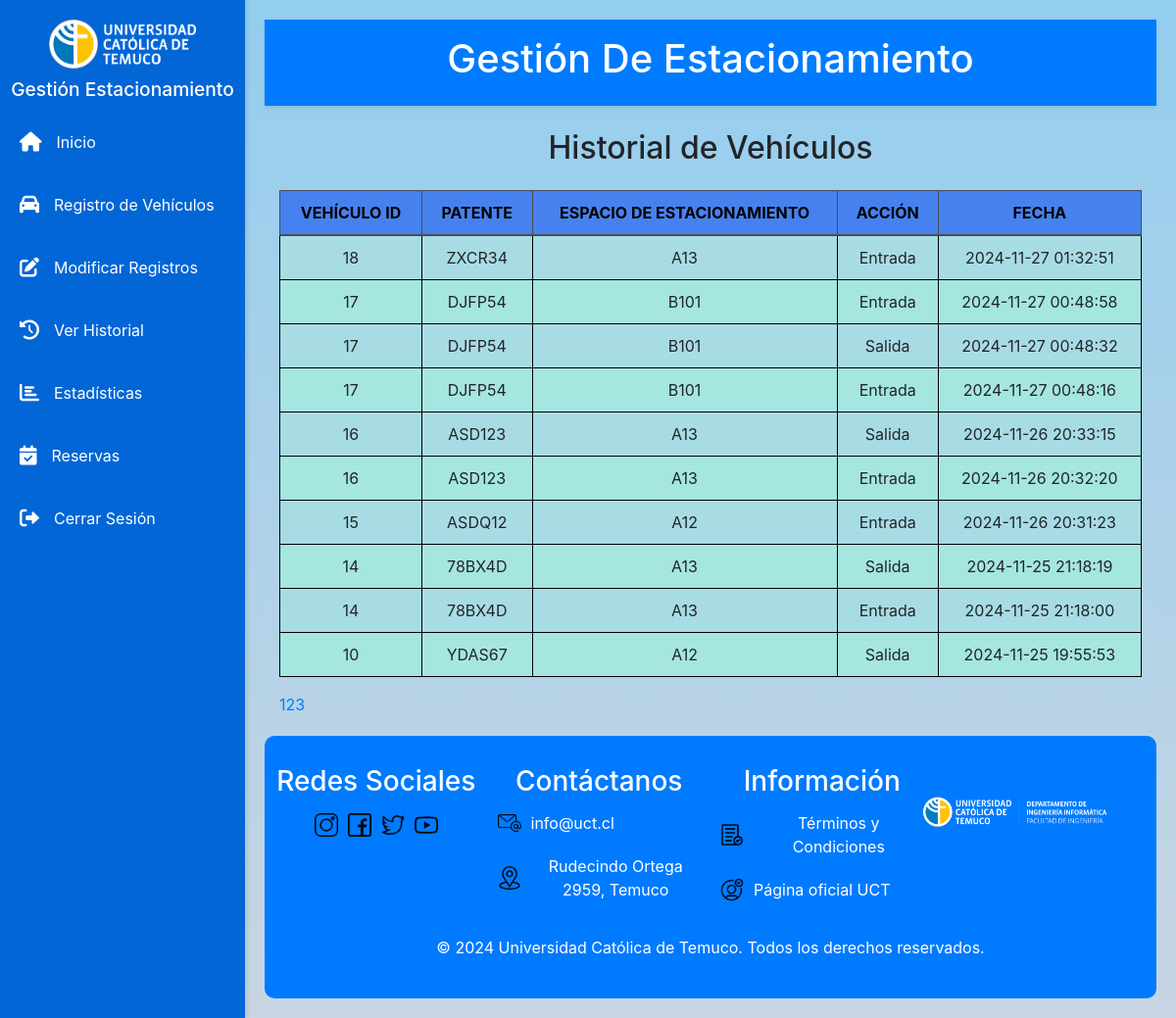
Screenshot of /estructura/views/ver_historial_vehiculos.php?page=2 with the database file from the repository.
### tables this page shows
CREATE TABLE `INFO1170_HistorialRegistros` (
  `IdRegistro` int(11) NOT NULL,
  `IdVehiculo` int(11) NOT NULL,
  `fecha` timestamp NOT NULL DEFAULT current_timestamp() ON UPDATE current_timestamp(),
  `accion` enum('Entrada','Salida') NOT NULL
);

CREATE TABLE `INFO1170_VehiculosRegistrados` (
  `id` int(11) NOT NULL,
  `nombre` varchar(100) NOT NULL,
  `apellido` varchar(100) NOT NULL,
  `patente` varchar(20) NOT NULL,
  `espacio_estacionamiento` varchar(20) NOT NULL
);

### estructura/views/ver_historial_vehiculos.php (the view, shortened to what this page needs)
<?php
include(VIEWS_PATH . '/components/cabecera.php');
?>
<link rel="stylesheet" href="<?php echo CSS_PATH; ?>/estilos_footer.css">
<h2 class="text-center my-4">Historial de Vehículos</h2>
<div class="container">
    <table class="table table-striped">
        <thead class="thead-dark">
            <tr>
                <th>Vehículo ID</th>
                <th>Patente</th>
                <th>Espacio de Estacionamiento</th>
                <th>Acción</th>
                <th>Fecha</th>
            </tr>
        </thead>
        <tbody>
            <?php
            require_once MODELS_PATH . '/conex.php';
            $limit = 10;
            $page = isset($_GET['page']) ? $_GET['page'] : 1;
            $offset = ($page - 1) * $limit;
            $query = "SELECT
                            hr.IdVehiculo,
                            vr.patente,
                            vr.espacio_estacionamiento,
                            hr.fecha,
                            hr.accion
                      FROM
                            INFO1170_HistorialRegistros hr
                      JOIN
                            INFO1170_VehiculosRegistrados vr ON hr.IdVehiculo = vr.id
                            ORDER BY hr.fecha DESC
                      LIMIT $limit OFFSET $offset";
            $result = $conexion->query($query);
            if ($result->num_rows > 0) {
                while ($row = $result->fetch_assoc()) {
                    echo "<tr>
                            <td>{$row['IdVehiculo']}</td>
                            <td>{$row['patente']}</td>
                            <td>{$row['espacio_estacionamiento']}</td>
                            <td>{$row['accion']}</td>
                            <td>{$row['fecha']}</td>
                          </tr>";
                }
            } else {
                echo "<tr><td colspan='5' class='text-center'>No hay registros</td></tr>";
            }
            ?>
        </tbody>
    </table>
    <div class="pagination">
        <?php
        $result_total = $conexion->query("SELECT COUNT(*) AS total FROM INFO1170_HistorialRegistros");
        $total_rows = $result_total->fetch_assoc()['total'];
        $total_pages = ceil($total_rows / $limit);
        for ($i = 1; $i <= $total_pages; $i++) {
            echo "<a href='" . BASE_URL . "/estructura/views/ver_historial_vehiculos.php?page=$i'>$i</a> ";
        }
        ?>
    </div>
</div>
<?php include(VIEWS_PATH . '/components/pie.php'); ?>

### estructura/views/css/stylesnew.css (style rules this page uses)
body { font-family: Arial, sans-serif; background-color: #f4f4f4; color: #333; margin: 0; padding: 0; }
.table { width: 100%; border-collapse: collapse; margin-top: 10px; }
.table th, .table td { border: 1px solid #ddd; padding: 10px; text-align: left; }
.table th { background-color: #0366d6; color: white; }

### estructura/views/css/estilos_footer.css (style rules this page uses)
.table .thead-dark th { background-color: #4681ef; color: rgb(0, 0, 0); }
.table { width: 100%; border-collapse: collapse; }
.table tbody tr:nth-child(odd) { background-color: #a8dce4; }
.table tbody tr:nth-child(even) { background-color: #a5e6e0; }
.table th, .table td { padding: 10px 15px; text-align: center; border: 1px solid #000000; }
.table thead th { font-weight: bold; text-transform: uppercase; }

### rows the page displays
info1170_historialregistros: IdVehiculo "18", IdVehiculo.patente "ZXCR34", IdVehiculo.espacio_estacionamiento "A13", accion "Entrada", fecha "2024-11-27 01:32:51"
info1170_historialregistros: IdVehiculo "17", IdVehiculo.patente "DJFP54", IdVehiculo.espacio_estacionamiento "B101", accion "Entrada", fecha "2024-11-27 00:48:58"
info1170_historialregistros: IdVehiculo "17", IdVehiculo.patente "DJFP54", IdVehiculo.espacio_estacionamiento "B101", accion "Salida", fecha "2024-11-27 00:48:32"
info1170_historialregistros: IdVehiculo "17", IdVehiculo.patente "DJFP54", IdVehiculo.espacio_estacionamiento "B101", accion "Entrada", fecha "2024-11-27 00:48:16"
info1170_historialregistros: IdVehiculo "16", IdVehiculo.patente "ASD123", IdVehiculo.espacio_estacionamiento "A13", accion "Salida", fecha "2024-11-26 20:33:15"
info1170_historialregistros: IdVehiculo "16", IdVehiculo.patente "ASD123", IdVehiculo.espacio_estacionamiento "A13", accion "Entrada", fecha "2024-11-26 20:32:20"
info1170_historialregistros: IdVehiculo "15", IdVehiculo.patente "ASDQ12", IdVehiculo.espacio_estacionamiento "A12", accion "Entrada", fecha "2024-11-26 20:31:23"
info1170_historialregistros: IdVehiculo "14", IdVehiculo.patente "78BX4D", IdVehiculo.espacio_estacionamiento "A13", accion "Salida", fecha "2024-11-25 21:18:19"
info1170_historialregistros: IdVehiculo "14", IdVehiculo.patente "78BX4D", IdVehiculo.espacio_estacionamiento "A13", accion "Entrada", fecha "2024-11-25 21:18:00"
info1170_historialregistros: IdVehiculo "10", IdVehiculo.patente "YDAS67", IdVehiculo.espacio_estacionamiento "A12", accion "Salida", fecha "2024-11-25 19:55:53"
